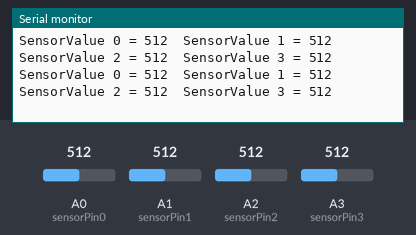
A sketch run on a simulated Arduino Uno, built with avr-gcc and run on an emulated ATmega328P. Parts: the last lines printed to the serial monitor. The inputs (shaded band) are chosen by the test bench; at power-on: A0 (sensorPin0) = 512, A1 (sensorPin1) = 512, A2 (sensorPin2) = 512, A3 (sensorPin3) = 512.

Above: at 5.8 s.
5.9 s: A0 (sensorPin0) set to 716
At 10.5 s:
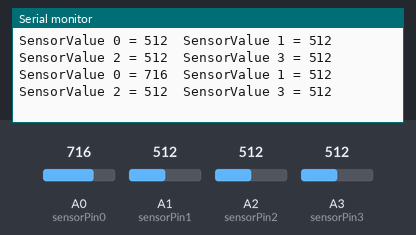
11.9 s: A1 (sensorPin1) set to 716
At 16.1 s:
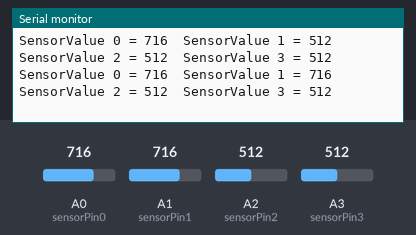
17.9 s: A2 (sensorPin2) set to 716
At 20.6 s:
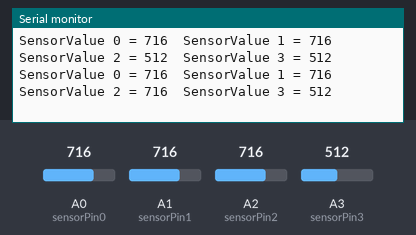
23.9 s: A3 (sensorPin3) set to 716
At 26.2 s:
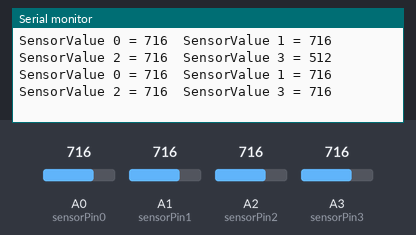
29.9 s: A0 (sensorPin0) set to 992
At 30.6 s:
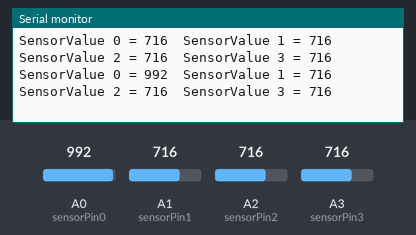
35.9 s: A1 (sensorPin1) set to 992
At 40.7 s:
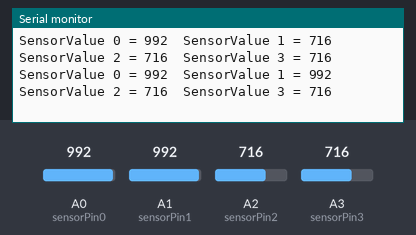
Timing chart, 0 to 42.2 s (numbered marks = the images above; inputs shaded):
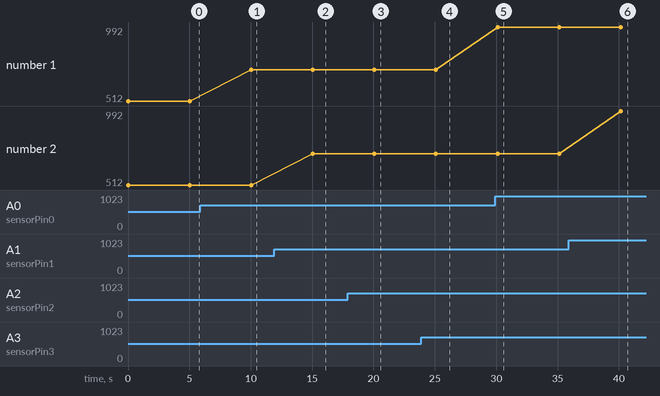

Measured:
- after the input at 5.9 s, the serial monitor: prints a new line after 4.1 s (image 1)
- after the input at 11.9 s, the serial monitor: prints a new line after 3.2 s (image 2)
- after the input at 17.9 s, the serial monitor: prints a new line after 2.2 s (image 3)
- after the input at 23.9 s, the serial monitor: prints a new line after 1.2 s (image 4)
- after the input at 29.9 s, the serial monitor: prints a new line after 0.20 s (image 5)
- after the input at 35.9 s, the serial monitor: prints a new line after 4.2 s (image 6)
- plotted number 1: 512 → 716 after the input at 5.9 s, 716 → 992 after the input at 29.9 s

The sketch:

3_Arduino_4.ino
```cpp
int sensorPin0 = A0;
int sensorPin1 = A1;
int sensorPin2 = A2;
int sensorPin3 = A3;

int sensorValue0 = 0;
int sensorValue1 = 0;
int sensorValue2 = 0;
int sensorValue3 = 0;


void setup() {
  Serial.begin(9600); //sets serial port for communication
}


void loop()
{
  float sensorAverage = 0.0;
  float sensorVariance = 0.0;

  // read the value from the 4 sensors:
  sensorValue0 = analogRead(sensorPin0);
  sensorValue1 = analogRead(sensorPin1);
  sensorValue2 = analogRead(sensorPin2);
  sensorValue3 = analogRead(sensorPin3);

  //Print the results
  Serial.print("SensorValue 0 = ");
  Serial.print(sensorValue0); //prints the values coming from the sensor on the screen
  Serial.print("\t");

  Serial.print("SensorValue 1 = ");
  Serial.print(sensorValue1);
  Serial.print("\t");

  Serial.print("SensorValue 2 = ");
  Serial.print(sensorValue2);
  Serial.print("\t");

  Serial.print("SensorValue 3 = ");
  Serial.println(sensorValue3);


  delay(5000);
}
```
